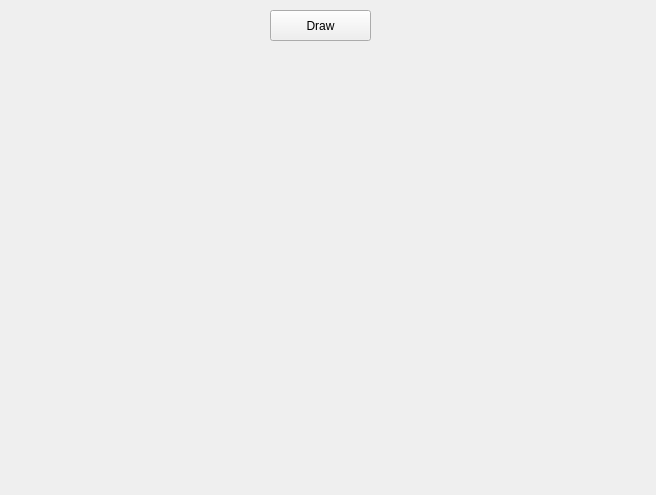
<?xml version="1.0" encoding="UTF-8"?>
<ui version="4.0">
 <class>Form</class>
 <widget class="QWidget" name="Form">
  <property name="geometry">
   <rect>
    <x>0</x>
    <y>0</y>
    <width>656</width>
    <height>495</height>
   </rect>
  </property>
  <property name="windowTitle">
   <string>Form</string>
  </property>
  <widget class="QPushButton" name="btn">
   <property name="geometry">
    <rect>
     <x>270</x>
     <y>10</y>
     <width>101</width>
     <height>31</height>
    </rect>
   </property>
   <property name="text">
    <string>Draw</string>
   </property>
  </widget>
  <widget class="QWidget" name="draw_area" native="true">
   <property name="geometry">
    <rect>
     <x>20</x>
     <y>50</y>
     <width>625</width>
     <height>425</height>
    </rect>
   </property>
  </widget>
 </widget>
 <resources/>
 <connections/>
</ui>
